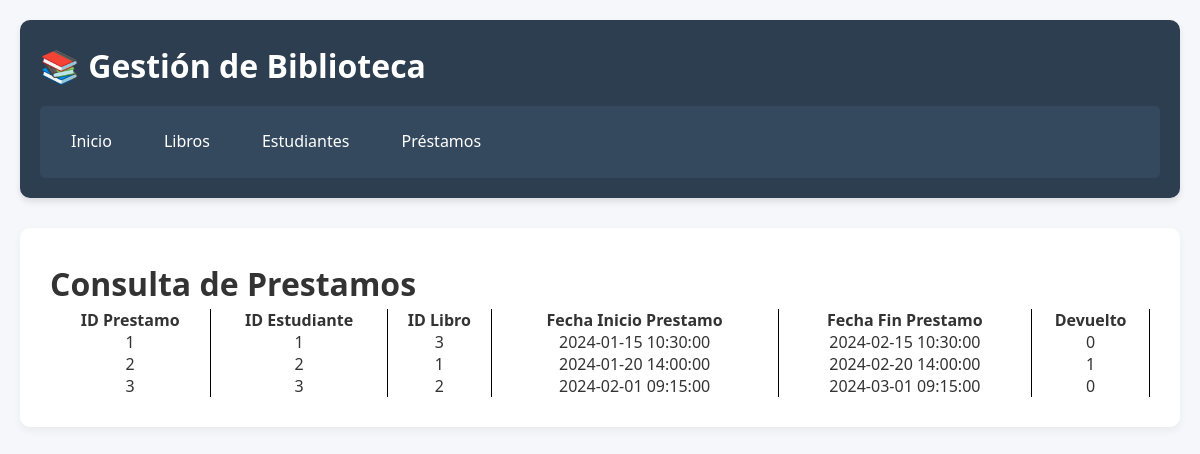
Screenshot of /prestamos_listar.php with the database file from the repository.
### tables this page shows
CREATE TABLE Prestamos (
    id_prestamo INTEGER UNSIGNED NOT NULL AUTO_INCREMENT,
    id_estudiante INTEGER UNSIGNED,
    id_libro INTEGER UNSIGNED,
    fecha_prestamo DATETIME,
    fecha_devolucion DATETIME,
    devuelto BOOLEAN DEFAULT false,
    PRIMARY KEY(id_prestamo),
    FOREIGN KEY (id_estudiante) REFERENCES Estudiantes(id_estudiante) ON DELETE CASCADE,
    FOREIGN KEY (id_libro) REFERENCES Libros(id_libro) ON DELETE CASCADE
);

### prestamos_listar.php (the view, shortened to what this page needs)
<HTML LANG="es">
<HEAD>
   <link rel="stylesheet" href="css/estilos.css">
</head>
<body>
   <div class="container">
    <header>
        <h1>📚 Gestión de Biblioteca</h1>
        <nav class="main-menu">
               <a href="index.php">Inicio</a>
               <a href="libros.html">Libros</a>
               <a href="estudiantes.html">Estudiantes</a>
               <a href="prestamos.html">Préstamos</a>
        </nav>
    </header>
    <div class="content">
<H1>Consulta de Prestamos</H1>
<?PHP
      $conexion = mysqli_connect ("localhost", "root", "rootroot")
	      or die ("No se puede conectar con el servidor");
      mysqli_select_db ($conexion,"biblioteca_escolar")
         or die ("No se puede seleccionar la base de datos");
      $instruccion = "select * from prestamos";
      $consulta = mysqli_query ($conexion,$instruccion)
         or die ("Fallo en la consulta");
      $nfilas = mysqli_num_rows ($consulta);
      if ($nfilas > 0)
      {
         print ("<TABLE style='width: 100%; text-align: center; border-collapse: collapse;'>\n");
         print ("<TR>\n");
         print ("<TH  style='border-right: 1px solid black;'>ID Prestamo</TH>\n");
         print ("<TH  style='border-right: 1px solid black;'>ID Estudiante</TH>\n");
         print ("<TH  style='border-right: 1px solid black;'>ID Libro</TH>\n");
         print ("<TH  style='border-right: 1px solid black;'>Fecha Inicio Prestamo</TH>\n");
         print ("<TH  style='border-right: 1px solid black;'>Fecha Fin Prestamo</TH>\n");
         print ("<TH  style='border-right: 1px solid black;'>Devuelto</TH>\n");
         print ("</TR>\n");
		 for ($i=0; $i<$nfilas; $i++)
         {
            $resultado = mysqli_fetch_array ($consulta);
            print ("<TR>\n");
            print ("<TD  style='border-right: 1px solid black;'>" . $resultado[0] . "</TD>\n");
			print ("<TD  style='border-right: 1px solid black;'>" . $resultado['id_estudiante'] . "</TD>\n");
            print ("<TD  style='border-right: 1px solid black;'>" . $resultado['id_libro'] . "</TD>\n");
            print ("<TD  style='border-right: 1px solid black;'>" . $resultado['fecha_prestamo'] . "</TD>\n");
            print ("<TD  style='border-right: 1px solid black;'>" . $resultado['fecha_devolucion'] . "</TD>\n");
            print ("<TD  style='border-right: 1px solid black;'>" . $resultado['devuelto'] . "</TD>\n");
            print ("</TR>\n");
         }
         print ("</TABLE>\n");
      }
      else
         print ("No hay prestamos disponibles");
?>
</div>
</div>
</BODY>
</HTML>

### css/estilos.css (style rules this page uses)
* { margin: 0; padding: 0; box-sizing: border-box; font-family: 'Segoe UI', Tahoma, Geneva, Verdana, sans-serif; }
body { background-color: #f5f7fa; color: #333; line-height: 1.6; }
.container { max-width: 1200px; margin: 0 auto; padding: 20px; }
header { background-color: #2c3e50; color: white; padding: 20px; border-radius: 10px; margin-bottom: 30px; box-shadow: 0 4px 6px rgba(0, 0, 0, 0.1); }
header h1 { margin-bottom: 15px; display: flex; align-items: center; gap: 10px; }
.main-menu { display: flex; gap: 20px; background-color: #34495e; padding: 15px; border-radius: 5px; }
.main-menu a { color: white; text-decoration: none; padding: 8px 16px; border-radius: 4px; transition: background-color 0.3s; }
.content { background-color: white; padding: 30px; border-radius: 10px; box-shadow: 0 4px 10px rgba(0, 0, 0, 0.05); margin-bottom: 30px; }

### rows the page displays
prestamos: id_prestamo "1", id_estudiante "1", id_libro "3", fecha_prestamo "2024-01-15 10:30:00", fecha_devolucion "2024-02-15 10:30:00", devuelto "0"
prestamos: id_prestamo "2", id_estudiante "2", id_libro "1", fecha_prestamo "2024-01-20 14:00:00", fecha_devolucion "2024-02-20 14:00:00", devuelto "1"
prestamos: id_prestamo "3", id_estudiante "3", id_libro "2", fecha_prestamo "2024-02-01 09:15:00", fecha_devolucion "2024-03-01 09:15:00", devuelto "0"
